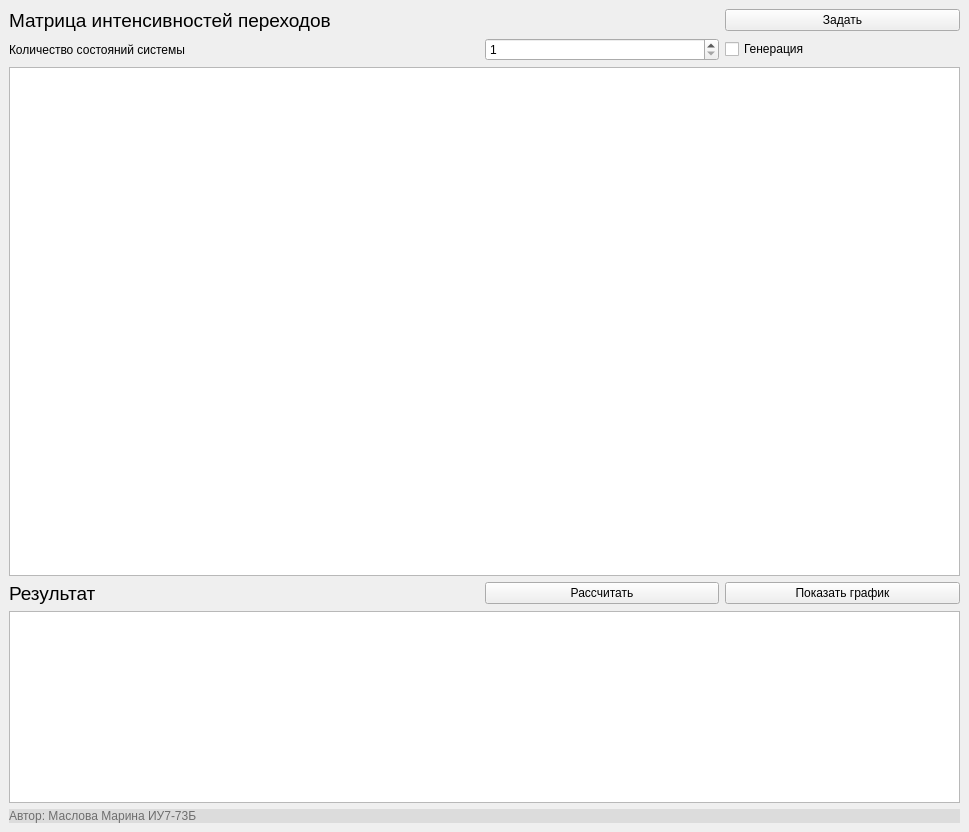
<?xml version="1.0" encoding="UTF-8"?>
<ui version="4.0">
 <class>MainWindow</class>
 <widget class="QMainWindow" name="MainWindow">
  <property name="geometry">
   <rect>
    <x>0</x>
    <y>0</y>
    <width>969</width>
    <height>832</height>
   </rect>
  </property>
  <property name="windowTitle">
   <string>Маслова Марина ИУ7-73Б Лабораторная работа №2</string>
  </property>
  <widget class="QWidget" name="centralwidget">
   <layout class="QGridLayout" name="glCentral">
    <item row="0" column="0">
     <layout class="QGridLayout" name="glMain">
      <item row="4" column="0" rowspan="2" colspan="4">
       <widget class="QTableWidget" name="twResult"/>
      </item>
      <item row="1" column="0" colspan="2">
       <widget class="QLabel" name="lblNum">
        <property name="text">
         <string>Количество состояний системы</string>
        </property>
       </widget>
      </item>
      <item row="1" column="3">
       <widget class="QCheckBox" name="cbGeneration">
        <property name="text">
         <string>Генерация</string>
        </property>
       </widget>
      </item>
      <item row="0" column="0" colspan="3">
       <widget class="QLabel" name="lblMatrix">
        <property name="font">
         <font>
          <pointsize>14</pointsize>
         </font>
        </property>
        <property name="text">
         <string>Матрица интенсивностей переходов</string>
        </property>
       </widget>
      </item>
      <item row="0" column="3">
       <widget class="QPushButton" name="btnSetMatrix">
        <property name="text">
         <string>Задать</string>
        </property>
       </widget>
      </item>
      <item row="3" column="0" colspan="2">
       <widget class="QLabel" name="lblResult">
        <property name="font">
         <font>
          <pointsize>14</pointsize>
         </font>
        </property>
        <property name="text">
         <string>Результат</string>
        </property>
       </widget>
      </item>
      <item row="6" column="0" colspan="4">
       <widget class="QLabel" name="lblAuthor">
        <property name="styleSheet">
         <string notr="true">background-color: rgb(220, 220, 220);
color: rgb(110, 110, 110);</string>
        </property>
        <property name="text">
         <string>Автор: Маслова Марина ИУ7-73Б</string>
        </property>
       </widget>
      </item>
      <item row="2" column="0" colspan="4">
       <widget class="QTableWidget" name="twMatrix">
        <property name="sizeAdjustPolicy">
         <enum>QAbstractScrollArea::AdjustToContentsOnFirstShow</enum>
        </property>
       </widget>
      </item>
      <item row="3" column="3">
       <widget class="QPushButton" name="btnGraphic">
        <property name="text">
         <string>Показать график</string>
        </property>
       </widget>
      </item>
      <item row="3" column="2">
       <widget class="QPushButton" name="btnCacl">
        <property name="text">
         <string>Рассчитать</string>
        </property>
       </widget>
      </item>
      <item row="1" column="2">
       <widget class="QSpinBox" name="sbNum">
        <property name="minimum">
         <number>1</number>
        </property>
        <property name="maximum">
         <number>10</number>
        </property>
       </widget>
      </item>
     </layout>
    </item>
   </layout>
  </widget>
 </widget>
 <resources/>
 <connections/>
</ui>
